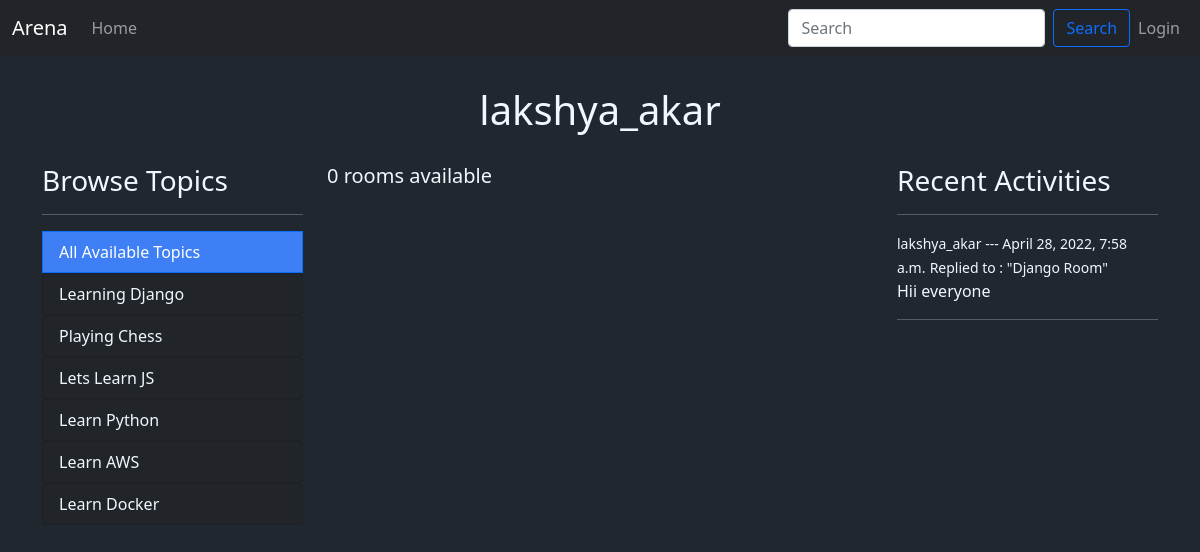
The app's page /user-profile/5/ with its own data.
### myapp/models.py (models this page shows, shortened)
class Topic(models.Model):
    name = models.CharField(max_length=100)

class Message(models.Model):
    user = models.ForeignKey(User,on_delete=models.CASCADE)
    room = models.ForeignKey(Room,on_delete=models.CASCADE)
    body = models.TextField()
    updated = models.DateField(auto_now=True)
    created = models.DateTimeField(auto_now_add=True)
    class Meta:
        ordering = ['-updated','-created']

class Room(models.Model):
    host =  models.ForeignKey(User, on_delete=models.SET_NULL, null= True)
    topic = models.ForeignKey(Topic, on_delete=models.SET_NULL, null= True)
    name = models.CharField(max_length=100)
    description = models.TextField(null=True, blank=True)
    participants = models.ManyToManyField(User,related_name='participants', blank=True)
    updated = models.DateField(auto_now=True)
    created = models.DateTimeField(auto_now_add=True)
    class Meta:
        ordering = ['-updated','-created']
    def __str__(self):
        return self.name

### myapp/views.py (the view)
# urls.py: path('user-profile/<str:pk>/', views.userProfile, name="user-profile"),
def userProfile(request,pk):
    user = User.objects.get(id=pk)
    rooms = user.room_set.all()
    room_messages = user.message_set.all()
    room_count = rooms.count()
    topics = Topic.objects.all()
    context={'user':user,'rooms':rooms,'topics':topics,'room_messages':room_messages,'room_count':room_count}
    return render(request, 'profile.html',context)

### templates/profile.html (shortened to what this page needs)
{% extends 'main.html' %}
{% block content %}
<p style="font-size: 2.5rem;text-align: center; margin: 1.5rem auto;" >{{user.username}}
</p>
<div class="container">
    <div class="row">
        <div class="col-3">
            {% include 'topics.html' %}
        </div>
        <div class="col-6">
            {% include 'feed_component.html' %}
        </div>
        <div class="col-3">
            {% include 'activity_component.html' %}
        </div>
    </div>
</div>
{% endblock content %}

### templates/topics.html
<div>
  <h3>Browse Topics</h3>
  <hr />
  <a
    href="{% url 'home' %}"
    class="list-group-item list-group-item-action active"
    aria-current="true"
    style="background-color:rgb(63, 127, 245)"
  >
    All Available Topics
  </a>
  {% for topic in topics%}
  <div class="list-group">
    <a
      href="{% url 'home' %}?q={{topic.name}}"
      class="list-group-item list-group-item-action"
      style="background-color: #212529; color: aliceblue;"
      >{{topic.name}}</a
    >
  </div>
  {%endfor%}
</div>

### templates/activity_component.html (shortened to what this page needs)
<h3>Recent Activities</h3>
<hr />
{% for message in room_messages %}
<div>
  <small>{{message.user}} --- {{message.created}}</small>
  <small>Replied to : "{{message.room}}"</small>
  <p>{{message.body}}</p>
  <hr />
</div>
{% endfor %}

### templates/main.html (style rules this page uses)
body { margin-top: 5rem; background-color: #21272e; color: aliceblue; }

### records on screen
Topic: name "Learning Django"
Topic: name "Playing Chess"
Topic: name "Lets Learn JS"
Topic: name "Learn Python"
Topic: name "Learn AWS"
Topic: name "Learn Docker"
Message: user "lakshya_akar", created "April 28, 2022, 7:58 a.m.", room "Django Room", body "Hii everyone"

### other values on screen
{{ user.username }} "lakshya_akar"
{{ room_count }} "0"
